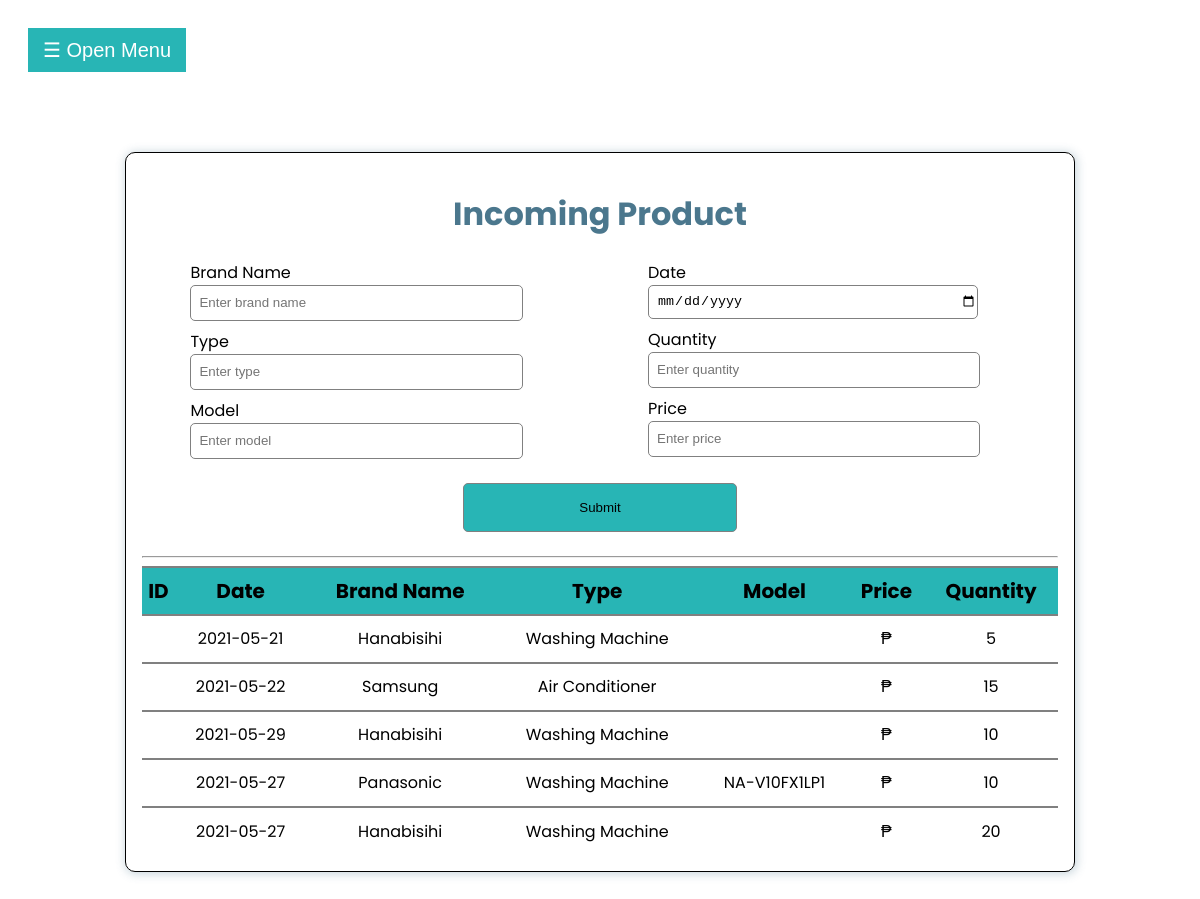
The app's page /Admin-Incoming-Product/incoming-product.php (signed in) with its own data.
### tables this page shows
CREATE TABLE `tbl_incoming_product` (
  `id` int(11) NOT NULL,
  `brandName` varchar(255) NOT NULL,
  `type` varchar(255) NOT NULL,
  `model` varchar(255) NOT NULL,
  `date` date NOT NULL,
  `quantity` varchar(255) NOT NULL
);

### Admin-Incoming-Product/incoming-product.php (the view, shortened to what this page needs)
<?php
    include('server.php');
?>
<!DOCTYPE html>
<html lang="en">
<head>
    <link rel="stylesheet" href="../CSS/admin-incoming-product.css">
    <link rel="stylesheet" href="https://cdnjs.cloudflare.com/ajax/libs/font-awesome/4.7.0/css/font-awesome.min.css">
</head>
<body>
    <div id="main">
        <button class="openbtn" onclick="openNav()">&#9776; Open Menu</button>
        <div class="container">
            <form method="post" action="incoming-product.php">
                <h1 class="incoming-product-h1">Incoming Product</h1>
                <div class="incoming-product-grid">
                    <div class="grid-1">
                        <label for="brandName">Brand Name</label>
                        <input id="brandName" type="text" class="inputs" name="brandName" placeholder="Enter brand name" required>
                        <label for="type">Type</label>
                        <input id="type" type="text" class="inputs" name="type" placeholder="Enter type" required>
                        <label for="type">Model</label>
                        <input id="type" type="text" class="inputs" name="model" placeholder="Enter model" required>
                    </div>
                    <div class="grid-2">
                        <label for="date">Date</label>
                        <input id="date" type="date" class="inputs" name="date" required>
                        <label for="quantity">Quantity</label>
                        <input id="quantity" type="number" class="inputs" name="quantity" min="1" placeholder="Enter quantity" required>
                        <label for="price">Price</label>
                        <input id="price" type="text" class="inputs" name="price" placeholder="Enter price" required>
                    </div>
                </div>
                <div class="button-div">
                    <input type="submit" class="submit-button" name="submit-button" value="Submit">
                </div>
            </form>
            <hr/>
            <table>
                <thead>
                    <th>ID</th>
                    <th>Date</th>
                    <th>Brand Name</th>
                    <th>Type</th>
                    <th>Model</th>
                    <th>Price</th>
                    <th>Quantity</th>
                </thead>
                <tbody>
                    <?php
                        $sql = "SELECT * FROM tbl_incoming_product";
                        $result = $db->query($sql);
                        if ($result->num_rows > 0) {
                            while($row = $result->fetch_assoc()) {
                                ?>
                                    <tr>
                                        <td><?php echo $row['productID'];?></td>
                                        <td><?php echo $row['date'];?></td>
                                        <td><?php echo $row['brandName'];?></td>
                                        <td><?php echo $row['type'];?></td>
                                        <td><?php echo $row['model'];?></td>
                                        <td><?php echo "₱".$row['price'];?></td>
                                        <td><?php echo $row['quantity'];?></td>
                                    </tr>
                                <?php
                            }
                        }
                    ?>
                </tbody>
            </table>
        </div>
    </div>
</body>
</html>

### CSS/admin-incoming-product.css (style rules this page uses)
body { font-family: 'Poppins', sans-serif; }
.container { margin: 10vh auto; width: 80%; padding: 1rem; border: 1px solid black; border-radius: 10px; box-shadow: 1px 1px 10px 1px rgb(75, 119, 141, 30%); }
.incoming-product-h1 { text-align: center; color: #4B778D; }
.incoming-product-grid { display: grid; grid-template-columns: 1fr 1fr }
input[type=text], input[type=date], input[type=number] { display: block; width: 70%; height: 2rem; border: 1px solid #808080; border-radius: 5px; padding-left: 0.5rem; margin: 0 0 0.5rem 3rem; }
.button-div { text-align: center; }
input[type=submit] { padding: 1rem; width: 30%; margin: 1rem 0 1rem 0; border: 1px solid #808080; border-radius: 5px; background-color: #28B5B5; }
label { margin-left: 3rem; }
table { width: 100%; border-collapse: collapse; }
thead { background: #28B5B5; font-size: 20px; text-align: left; position: sticky; }
th { text-align: center; }
td { text-align: center; }
tr { border-top: 2px solid #808080; height: 3rem; margin-bottom: 5rem; }
.openbtn { font-size: 20px; cursor: pointer; background-color: #28B5B5; color: white; padding: 10px 15px; border: none; }
#main { transition: margin-left .5s; padding: 20px; }

### records on screen
tbl_incoming_product: date "2021-05-21", brandName "Hanabisihi", type "Washing Machine", quantity "5"
tbl_incoming_product: date "2021-05-22", brandName "Samsung", type "Air Conditioner", quantity "15"
tbl_incoming_product: date "2021-05-29", brandName "Hanabisihi", type "Washing Machine", quantity "10"
tbl_incoming_product: date "2021-05-27", brandName "Panasonic", type "Washing Machine", model "NA-V10FX1LP1", quantity "10"
tbl_incoming_product: date "2021-05-27", brandName "Hanabisihi", type "Washing Machine", quantity "20"
